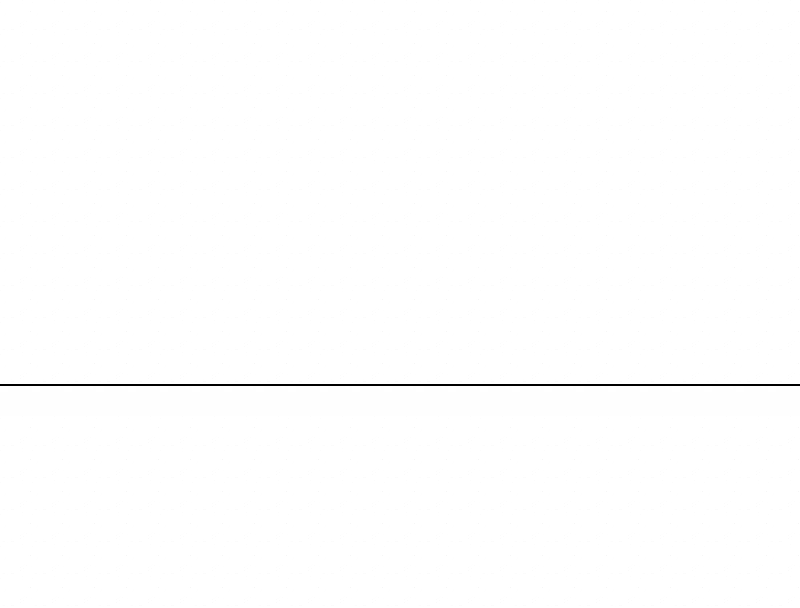

A level layout from a 2D game, rendered from its tile map. Below: a short description, then the map file with tile-grid data replaced by summaries:
An orthogonal 25x19 tile map with 32x32 px tiles, 1 tile layer (Tile Layer 1), 2 tilesets and 1 object (door).

<map version="1.0" orientation="orthogonal" renderorder="right-down" width="25" height="19" tilewidth="32" tileheight="32" nextobjectid="9">
 <tileset firstgid="1" name="BAW copy" tilewidth="32" tileheight="32">
  <image source="BAW copy.png" width="96" height="224" />
 </tileset>
 <tileset firstgid="22" name="door" tilewidth="16" tileheight="25">
  <image source="door.png" width="16" height="25" />
 </tileset>
 <layer name="Tile Layer 1" width="25" height="19">
  <data>[475 cells, 475 non-empty, 2 distinct tile ids]</data>
 </layer>
 <objectgroup name="Object Layer 1">
  <object id="8" type="door" gid="22" x="128" y="384" />
 </objectgroup>
</map>
